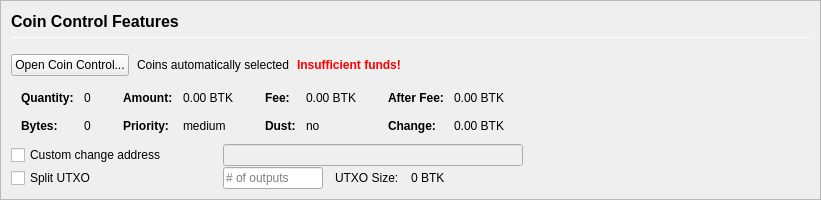
         <widget class="QFrame" name="frameCoinControl">
          <property name="sizePolicy">
           <sizepolicy hsizetype="Expanding" vsizetype="Expanding">
            <horstretch>0</horstretch>
            <verstretch>0</verstretch>
           </sizepolicy>
          </property>
          <property name="maximumSize">
           <size>
            <width>16777215</width>
            <height>16777215</height>
           </size>
          </property>
          <property name="frameShape">
           <enum>QFrame::StyledPanel</enum>
          </property>
          <property name="frameShadow">
           <enum>QFrame::Sunken</enum>
          </property>
          <layout class="QVBoxLayout" name="verticalLayoutCoinControl2">
           <property name="spacing">
            <number>0</number>
           </property>
           <property name="leftMargin">
            <number>0</number>
           </property>
           <property name="topMargin">
            <number>0</number>
           </property>
           <property name="rightMargin">
            <number>0</number>
           </property>
           <property name="bottomMargin">
            <number>0</number>
           </property>
           <item>
            <widget class="QFrame" name="frameCoinControl_BG">
             <layout class="QVBoxLayout" name="verticalLayoutCoinControl" stretch="0,0,0,0,0,0">
              <property name="spacing">
               <number>1</number>
              </property>
              <property name="leftMargin">
               <number>10</number>
              </property>
              <property name="topMargin">
               <number>10</number>
              </property>
              <item>
               <layout class="QHBoxLayout" name="horizontalLayoutCoinControl1">
                <property name="bottomMargin">
                 <number>15</number>
                </property>
                <item>
                 <layout class="QVBoxLayout" name="verticalLayout_3">
                  <property name="spacing">
                   <number>6</number>
                  </property>
                  <item>
                   <widget class="QLabel" name="labelCoinControlFeatures">
                    <property name="sizePolicy">
                     <sizepolicy hsizetype="Preferred" vsizetype="Maximum">
                      <horstretch>0</horstretch>
                      <verstretch>0</verstretch>
                     </sizepolicy>
                    </property>
                    <property name="minimumSize">
                     <size>
                      <width>0</width>
                      <height>20</height>
                     </size>
                    </property>
                    <property name="font">
                     <font>
                      <pointsize>12</pointsize>
                      <weight>75</weight>
                      <bold>true</bold>
                     </font>
                    </property>
                    <property name="styleSheet">
                     <string notr="true">font-weight:bold;</string>
                    </property>
                    <property name="text">
                     <string>Coin Control Features</string>
                    </property>
                   </widget>
                  </item>
                  <item>
                   <widget class="Line" name="line">
                    <property name="minimumSize">
                     <size>
                      <width>0</width>
                      <height>1</height>
                     </size>
                    </property>
                    <property name="maximumSize">
                     <size>
                      <width>16777215</width>
                      <height>1</height>
                     </size>
                    </property>
                    <property name="orientation">
                     <enum>Qt::Horizontal</enum>
                    </property>
                   </widget>
                  </item>
                 </layout>
                </item>
               </layout>
              </item>
              <item>
               <layout class="QHBoxLayout" name="horizontalLayoutCoinControl2" stretch="0,0,0,0">
                <property name="spacing">
                 <number>8</number>
                </property>
                <property name="bottomMargin">
                 <number>10</number>
                </property>
                <item>
                 <widget class="QPushButton" name="pushButtonCoinControl">
                  <property name="styleSheet">
                   <string notr="true"/>
                  </property>
                  <property name="text">
                   <string>Open Coin Control...</string>
                  </property>
                  <property name="autoDefault">
                   <bool>false</bool>
                  </property>
                 </widget>
                </item>
                <item>
                 <widget class="QLabel" name="labelCoinControlAutomaticallySelected">
                  <property name="text">
                   <string>Coins automatically selected</string>
                  </property>
                  <property name="margin">
                   <number>5</number>
                  </property>
                 </widget>
                </item>
                <item>
                 <widget class="QLabel" name="labelCoinControlInsuffFunds">
                  <property name="font">
                   <font>
                    <weight>75</weight>
                    <bold>true</bold>
                   </font>
                  </property>
                  <property name="styleSheet">
                   <string notr="true">color:red;font-weight:bold;</string>
                  </property>
                  <property name="text">
                   <string>Insufficient funds!</string>
                  </property>
                  <property name="margin">
                   <number>5</number>
                  </property>
                 </widget>
                </item>
                <item>
                 <spacer name="horizontalSpacerCoinControl">
                  <property name="orientation">
                   <enum>Qt::Horizontal</enum>
                  </property>
                  <property name="sizeHint" stdset="0">
                   <size>
                    <width>40</width>
                    <height>1</height>
                   </size>
                  </property>
                 </spacer>
                </item>
               </layout>
              </item>
              <item>
               <widget class="QWidget" name="widgetCoinControl" native="true">
                <property name="sizePolicy">
                 <sizepolicy hsizetype="Preferred" vsizetype="Preferred">
                  <horstretch>0</horstretch>
                  <verstretch>0</verstretch>
                 </sizepolicy>
                </property>
                <property name="minimumSize">
                 <size>
                  <width>0</width>
                  <height>0</height>
                 </size>
                </property>
                <property name="styleSheet">
                 <string notr="true"/>
                </property>
                <layout class="QHBoxLayout" name="horizontalLayoutCoinControl5">
                 <property name="leftMargin">
                  <number>0</number>
                 </property>
                 <property name="topMargin">
                  <number>0</number>
                 </property>
                 <property name="rightMargin">
                  <number>0</number>
                 </property>
                 <property name="bottomMargin">
                  <number>0</number>
                 </property>
                 <item>
                  <layout class="QHBoxLayout" name="horizontalLayoutCoinControl3" stretch="0,0,0,1">
                   <property name="spacing">
                    <number>20</number>
                   </property>
                   <property name="topMargin">
                    <number>0</number>
                   </property>
                   <property name="bottomMargin">
                    <number>10</number>
                   </property>
                   <item>
                    <layout class="QFormLayout" name="formLayoutCoinControl1">
                     <property name="horizontalSpacing">
                      <number>10</number>
                     </property>
                     <property name="verticalSpacing">
                      <number>14</number>
                     </property>
                     <property name="leftMargin">
                      <number>10</number>
                     </property>
                     <property name="topMargin">
                      <number>4</number>
                     </property>
                     <property name="rightMargin">
                      <number>6</number>
                     </property>
                     <item row="0" column="0">
                      <widget class="QLabel" name="labelCoinControlQuantityText">
                       <property name="font">
                        <font>
                         <weight>75</weight>
                         <bold>true</bold>
                        </font>
                       </property>
                       <property name="text">
                        <string>Quantity:</string>
                       </property>
                       <property name="margin">
                        <number>0</number>
                       </property>
                      </widget>
                     </item>
                     <item row="0" column="1">
                      <widget class="QLabel" name="labelCoinControlQuantity">
                       <property name="cursor">
                        <cursorShape>IBeamCursor</cursorShape>
                       </property>
                       <property name="contextMenuPolicy">
                        <enum>Qt::ActionsContextMenu</enum>
                       </property>
                       <property name="text">
                        <string notr="true">0</string>
                       </property>
                       <property name="margin">
                        <number>0</number>
                       </property>
                       <property name="textInteractionFlags">
                        <set>Qt::LinksAccessibleByMouse|Qt::TextSelectableByKeyboard|Qt::TextSelectableByMouse</set>
                       </property>
                      </widget>
                     </item>
                     <item row="1" column="0">
                      <widget class="QLabel" name="labelCoinControlBytesText">
                       <property name="font">
                        <font>
                         <weight>75</weight>
                         <bold>true</bold>
                        </font>
                       </property>
                       <property name="text">
                        <string>Bytes:</string>
                       </property>
                      </widget>
                     </item>
                     <item row="1" column="1">
                      <widget class="QLabel" name="labelCoinControlBytes">
                       <property name="cursor">
                        <cursorShape>IBeamCursor</cursorShape>
                       </property>
                       <property name="contextMenuPolicy">
                        <enum>Qt::ActionsContextMenu</enum>
                       </property>
                       <property name="text">
                        <string notr="true">0</string>
                       </property>
                       <property name="textInteractionFlags">
                        <set>Qt::LinksAccessibleByMouse|Qt::TextSelectableByKeyboard|Qt::TextSelectableByMouse</set>
                       </property>
                      </widget>
                     </item>
                    </layout>
                   </item>
                   <item>
                    <layout class="QFormLayout" name="formLayoutCoinControl2">
                     <property name="horizontalSpacing">
                      <number>10</number>
                     </property>
                     <property name="verticalSpacing">
                      <number>14</number>
                     </property>
                     <property name="leftMargin">
                      <number>6</number>
                     </property>
                     <property name="topMargin">
                      <number>4</number>
                     </property>
                     <property name="rightMargin">
                      <number>6</number>
                     </property>
                     <item row="0" column="0">
                      <widget class="QLabel" name="labelCoinControlAmountText">
                       <property name="font">
                        <font>
                         <weight>75</weight>
                         <bold>true</bold>
                        </font>
                       </property>
                       <property name="text">
                        <string>Amount:</string>
                       </property>
                       <property name="margin">
                        <number>0</number>
                       </property>
                      </widget>
                     </item>
                     <item row="0" column="1">
                      <widget class="QLabel" name="labelCoinControlAmount">
                       <property name="cursor">
                        <cursorShape>IBeamCursor</cursorShape>
                       </property>
                       <property name="contextMenuPolicy">
                        <enum>Qt::ActionsContextMenu</enum>
                       </property>
                       <property name="text">
                        <string notr="true">0.00 BTK</string>
                       </property>
                       <property name="textInteractionFlags">
                        <set>Qt::LinksAccessibleByMouse|Qt::TextSelectableByKeyboard|Qt::TextSelectableByMouse</set>
                       </property>
                      </widget>
                     </item>
                     <item row="1" column="0">
                      <widget class="QLabel" name="labelCoinControlPriorityText">
                       <property name="font">
                        <font>
                         <weight>75</weight>
                         <bold>true</bold>
                        </font>
                       </property>
                       <property name="text">
                        <string>Priority:</string>
                       </property>
                      </widget>
                     </item>
                     <item row="1" column="1">
                      <widget class="QLabel" name="labelCoinControlPriority">
                       <property name="cursor">
                        <cursorShape>IBeamCursor</cursorShape>
                       </property>
                       <property name="contextMenuPolicy">
                        <enum>Qt::ActionsContextMenu</enum>
                       </property>
                       <property name="text">
                        <string>medium</string>
                       </property>
                       <property name="textInteractionFlags">
                        <set>Qt::LinksAccessibleByMouse|Qt::TextSelectableByKeyboard|Qt::TextSelectableByMouse</set>
                       </property>
                      </widget>
                     </item>
                    </layout>
                   </item>
                   <item>
                    <layout class="QFormLayout" name="formLayoutCoinControl3">
                     <property name="horizontalSpacing">
                      <number>10</number>
                     </property>
                     <property name="verticalSpacing">
                      <number>14</number>
                     </property>
                     <property name="leftMargin">
                      <number>6</number>
                     </property>
                     <property name="topMargin">
                      <number>4</number>
                     </property>
                     <property name="rightMargin">
                      <number>6</number>
                     </property>
                     <item row="0" column="0">
                      <widget class="QLabel" name="labelCoinControlFeeText">
                       <property name="font">
                        <font>
                         <weight>75</weight>
                         <bold>true</bold>
                        </font>
                       </property>
                       <property name="text">
                        <string>Fee:</string>
                       </property>
                       <property name="margin">
                        <number>0</number>
                       </property>
                      </widget>
                     </item>
                     <item row="0" column="1">
                      <widget class="QLabel" name="labelCoinControlFee">
                       <property name="cursor">
                        <cursorShape>IBeamCursor</cursorShape>
                       </property>
                       <property name="contextMenuPolicy">
                        <enum>Qt::ActionsContextMenu</enum>
                       </property>
                       <property name="text">
                        <string notr="true">0.00 BTK</string>
                       </property>
                       <property name="textInteractionFlags">
                        <set>Qt::LinksAccessibleByMouse|Qt::TextSelectableByKeyboard|Qt::TextSelectableByMouse</set>
                       </property>
                      </widget>
                     </item>
                     <item row="1" column="0">
                      <widget class="QLabel" name="labelCoinControlLowOutputText">
                       <property name="font">
                        <font>
                         <weight>75</weight>
                         <bold>true</bold>
                        </font>
                       </property>
                       <property name="text">
                        <string>Dust:</string>
                       </property>
                      </widget>
                     </item>
                     <item row="1" column="1">
                      <widget class="QLabel" name="labelCoinControlLowOutput">
                       <property name="cursor">
                        <cursorShape>IBeamCursor</cursorShape>
                       </property>
                       <property name="contextMenuPolicy">
                        <enum>Qt::ActionsContextMenu</enum>
                       </property>
                       <property name="text">
                        <string>no</string>
                       </property>
                       <property name="textInteractionFlags">
                        <set>Qt::LinksAccessibleByMouse|Qt::TextSelectableByKeyboard|Qt::TextSelectableByMouse</set>
                       </property>
                      </widget>
                     </item>
                    </layout>
                   </item>
                   <item>
                    <layout class="QFormLayout" name="formLayoutCoinControl4">
                     <property name="horizontalSpacing">
                      <number>10</number>
                     </property>
                     <property name="verticalSpacing">
                      <number>14</number>
                     </property>
                     <property name="leftMargin">
                      <number>6</number>
                     </property>
                     <property name="topMargin">
                      <number>4</number>
                     </property>
                     <property name="rightMargin">
                      <number>6</number>
                     </property>
                     <item row="0" column="0">
                      <widget class="QLabel" name="labelCoinControlAfterFeeText">
                       <property name="font">
                        <font>
                         <weight>75</weight>
                         <bold>true</bold>
                        </font>
                       </property>
                       <property name="text">
                        <string>After Fee:</string>
                       </property>
                       <property name="margin">
                        <number>0</number>
                       </property>
                      </widget>
                     </item>
                     <item row="0" column="1">
                      <widget class="QLabel" name="labelCoinControlAfterFee">
                       <property name="cursor">
                        <cursorShape>IBeamCursor</cursorShape>
                       </property>
                       <property name="contextMenuPolicy">
                        <enum>Qt::ActionsContextMenu</enum>
                       </property>
                       <property name="text">
                        <string notr="true">0.00 BTK</string>
                       </property>
                       <property name="textInteractionFlags">
                        <set>Qt::LinksAccessibleByMouse|Qt::TextSelectableByKeyboard|Qt::TextSelectableByMouse</set>
                       </property>
                      </widget>
                     </item>
                     <item row="1" column="0">
                      <widget class="QLabel" name="labelCoinControlChangeText">
                       <property name="font">
                        <font>
                         <weight>75</weight>
                         <bold>true</bold>
                        </font>
                       </property>
                       <property name="text">
                        <string>Change:</string>
                       </property>
                      </widget>
                     </item>
                     <item row="1" column="1">
                      <widget class="QLabel" name="labelCoinControlChange">
                       <property name="cursor">
                        <cursorShape>IBeamCursor</cursorShape>
                       </property>
                       <property name="contextMenuPolicy">
                        <enum>Qt::ActionsContextMenu</enum>
                       </property>
                       <property name="text">
                        <string notr="true">0.00 BTK</string>
                       </property>
                       <property name="textInteractionFlags">
                        <set>Qt::LinksAccessibleByMouse|Qt::TextSelectableByKeyboard|Qt::TextSelectableByMouse</set>
                       </property>
                      </widget>
                     </item>
                    </layout>
                   </item>
                  </layout>
                 </item>
                </layout>
               </widget>
              </item>
              <item>
               <layout class="QHBoxLayout" name="horizontalLayoutCoinControl4">
                <property name="spacing">
                 <number>12</number>
                </property>
                <property name="sizeConstraint">
                 <enum>QLayout::SetDefaultConstraint</enum>
                </property>
                <property name="topMargin">
                 <number>0</number>
                </property>
                <property name="rightMargin">
                 <number>0</number>
                </property>
                <item>
                 <widget class="QCheckBox" name="checkBoxCoinControlChange">
                  <property name="sizePolicy">
                   <sizepolicy hsizetype="Preferred" vsizetype="Preferred">
                    <horstretch>0</horstretch>
                    <verstretch>0</verstretch>
                   </sizepolicy>
                  </property>
                  <property name="minimumSize">
                   <size>
                    <width>200</width>
                    <height>0</height>
                   </size>
                  </property>
                  <property name="maximumSize">
                   <size>
                    <width>200</width>
                    <height>16777215</height>
                   </size>
                  </property>
                  <property name="toolTip">
                   <string>If this is activated, but the change address is empty or invalid, change will be sent to a newly generated address.</string>
                  </property>
                  <property name="text">
                   <string>Custom change address</string>
                  </property>
                 </widget>
                </item>
                <item>
                 <widget class="QValidatedLineEdit" name="lineEditCoinControlChange">
                  <property name="enabled">
                   <bool>false</bool>
                  </property>
                  <property name="sizePolicy">
                   <sizepolicy hsizetype="Preferred" vsizetype="Preferred">
                    <horstretch>0</horstretch>
                    <verstretch>0</verstretch>
                   </sizepolicy>
                  </property>
                  <property name="minimumSize">
                   <size>
                    <width>300</width>
                    <height>0</height>
                   </size>
                  </property>
                 </widget>
                </item>
                <item>
                 <widget class="QLabel" name="labelCoinControlChangeLabel">
                  <property name="sizePolicy">
                   <sizepolicy hsizetype="Preferred" vsizetype="Preferred">
                    <horstretch>0</horstretch>
                    <verstretch>0</verstretch>
                   </sizepolicy>
                  </property>
                  <property name="minimumSize">
                   <size>
                    <width>100</width>
                    <height>0</height>
                   </size>
                  </property>
                  <property name="text">
                   <string/>
                  </property>
                  <property name="margin">
                   <number>3</number>
                  </property>
                 </widget>
                </item>
               </layout>
              </item>
              <item>
               <layout class="QHBoxLayout" name="horizontalLayoutCoinControl6">
                <property name="spacing">
                 <number>12</number>
                </property>
                <property name="rightMargin">
                 <number>0</number>
                </property>
                <item>
                 <widget class="QCheckBox" name="splitBlockCheckBox">
                  <property name="sizePolicy">
                   <sizepolicy hsizetype="Preferred" vsizetype="Preferred">
                    <horstretch>0</horstretch>
                    <verstretch>0</verstretch>
                   </sizepolicy>
                  </property>
                  <property name="minimumSize">
                   <size>
                    <width>200</width>
                    <height>0</height>
                   </size>
                  </property>
                  <property name="maximumSize">
                   <size>
                    <width>200</width>
                    <height>16777215</height>
                   </size>
                  </property>
                  <property name="text">
                   <string>Split UTXO</string>
                  </property>
                 </widget>
                </item>
                <item>
                 <widget class="QLineEdit" name="splitBlockLineEdit">
                  <property name="sizePolicy">
                   <sizepolicy hsizetype="Preferred" vsizetype="Preferred">
                    <horstretch>50</horstretch>
                    <verstretch>0</verstretch>
                   </sizepolicy>
                  </property>
                  <property name="minimumSize">
                   <size>
                    <width>100</width>
                    <height>0</height>
                   </size>
                  </property>
                  <property name="maximumSize">
                   <size>
                    <width>100</width>
                    <height>16777215</height>
                   </size>
                  </property>
                  <property name="placeholderText">
                   <string># of outputs</string>
                  </property>
                 </widget>
                </item>
                <item>
                 <widget class="QLabel" name="labelBlockSizeText">
                  <property name="text">
                   <string>UTXO Size:</string>
                  </property>
                 </widget>
                </item>
                <item>
                 <widget class="QLabel" name="labelBlockSize">
                  <property name="text">
                   <string>0 BTK</string>
                  </property>
                 </widget>
                </item>
                <item>
                 <spacer name="horizontalSpacer_7">
                  <property name="orientation">
                   <enum>Qt::Horizontal</enum>
                  </property>
                  <property name="sizeHint" stdset="0">
                   <size>
                    <width>40</width>
                    <height>20</height>
                   </size>
                  </property>
                 </spacer>
                </item>
               </layout>
              </item>
              <item>
               <spacer name="verticalSpacerCoinControl">
                <property name="orientation">
                 <enum>Qt::Vertical</enum>
                </property>
                <property name="sizeHint" stdset="0">
                 <size>
                  <width>800</width>
                  <height>1</height>
                 </size>
                </property>
               </spacer>
              </item>
             </layout>
            </widget>
           </item>
          </layout>
         </widget>
